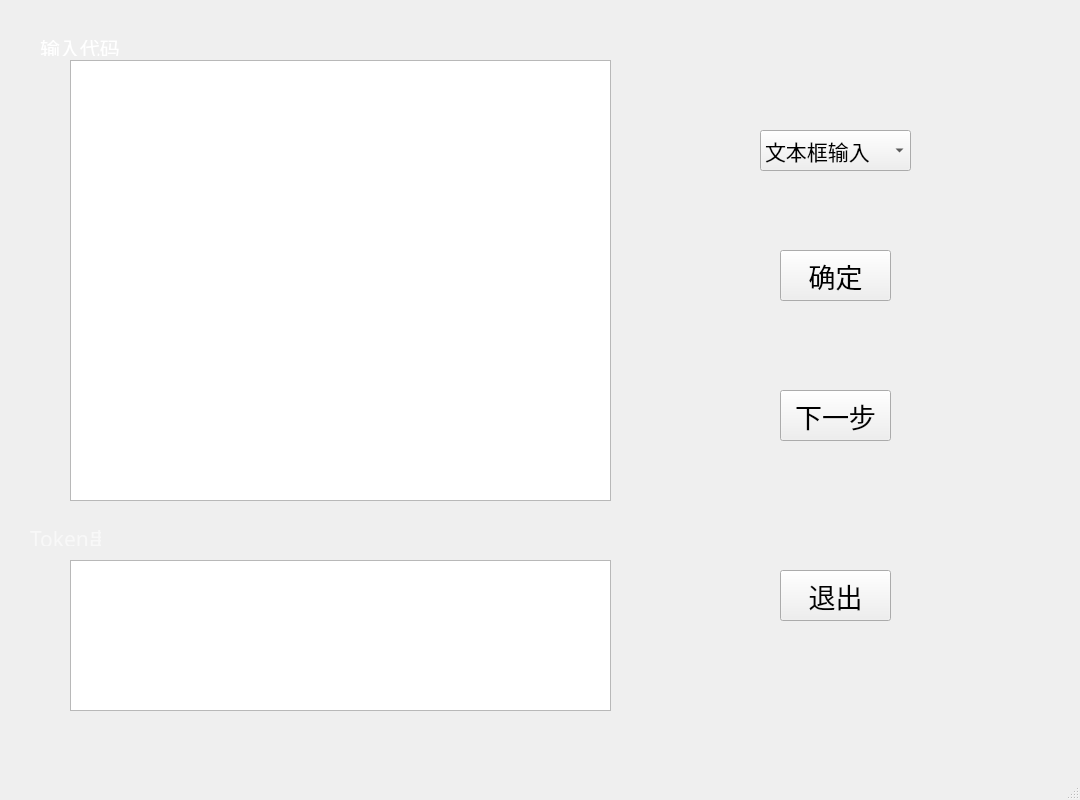
<?xml version="1.0" encoding="UTF-8"?>
<ui version="4.0">
 <class>MainWindow</class>
 <widget class="QMainWindow" name="MainWindow">
  <property name="geometry">
   <rect>
    <x>0</x>
    <y>0</y>
    <width>1080</width>
    <height>800</height>
   </rect>
  </property>
  <property name="windowTitle">
   <string>MainWindow</string>
  </property>
  <widget class="QWidget" name="centralwidget">
   <widget class="QTextEdit" name="textEdit">
    <property name="geometry">
     <rect>
      <x>70</x>
      <y>60</y>
      <width>541</width>
      <height>441</height>
     </rect>
    </property>
   </widget>
   <widget class="QLabel" name="label">
    <property name="geometry">
     <rect>
      <x>40</x>
      <y>40</y>
      <width>81</width>
      <height>16</height>
     </rect>
    </property>
    <property name="font">
     <font>
      <family>楷体</family>
      <pointsize>15</pointsize>
     </font>
    </property>
    <property name="styleSheet">
     <string notr="true">color: rgb(255, 255, 255);</string>
    </property>
    <property name="text">
     <string>输入代码</string>
    </property>
   </widget>
   <widget class="QTextBrowser" name="textBrowser">
    <property name="geometry">
     <rect>
      <x>70</x>
      <y>560</y>
      <width>541</width>
      <height>151</height>
     </rect>
    </property>
   </widget>
   <widget class="QLabel" name="label_2">
    <property name="geometry">
     <rect>
      <x>30</x>
      <y>530</y>
      <width>71</width>
      <height>16</height>
     </rect>
    </property>
    <property name="font">
     <font>
      <family>楷体</family>
      <pointsize>16</pointsize>
     </font>
    </property>
    <property name="styleSheet">
     <string notr="true">color: rgb(248, 248, 248);</string>
    </property>
    <property name="text">
     <string>Token串</string>
    </property>
   </widget>
   <widget class="QPushButton" name="inputButton">
    <property name="geometry">
     <rect>
      <x>780</x>
      <y>250</y>
      <width>111</width>
      <height>51</height>
     </rect>
    </property>
    <property name="font">
     <font>
      <family>楷体</family>
      <pointsize>20</pointsize>
     </font>
    </property>
    <property name="text">
     <string>确定</string>
    </property>
   </widget>
   <widget class="QComboBox" name="comboBox">
    <property name="geometry">
     <rect>
      <x>760</x>
      <y>130</y>
      <width>151</width>
      <height>41</height>
     </rect>
    </property>
    <property name="font">
     <font>
      <family>楷体</family>
      <pointsize>16</pointsize>
     </font>
    </property>
    <item>
     <property name="text">
      <string>文本框输入</string>
     </property>
    </item>
    <item>
     <property name="text">
      <string>文件输入</string>
     </property>
    </item>
   </widget>
   <widget class="QPushButton" name="nextButton">
    <property name="geometry">
     <rect>
      <x>780</x>
      <y>390</y>
      <width>111</width>
      <height>51</height>
     </rect>
    </property>
    <property name="font">
     <font>
      <family>楷体</family>
      <pointsize>20</pointsize>
     </font>
    </property>
    <property name="text">
     <string>下一步</string>
    </property>
   </widget>
   <widget class="QLabel" name="label_3">
    <property name="geometry">
     <rect>
      <x>8</x>
      <y>8</y>
      <width>1071</width>
      <height>781</height>
     </rect>
    </property>
    <property name="font">
     <font>
      <family>楷体</family>
      <pointsize>8</pointsize>
     </font>
    </property>
    <property name="styleSheet">
     <string notr="true"/>
    </property>
    <property name="text">
     <string/>
    </property>
   </widget>
   <widget class="QPushButton" name="quitButton">
    <property name="geometry">
     <rect>
      <x>780</x>
      <y>570</y>
      <width>111</width>
      <height>51</height>
     </rect>
    </property>
    <property name="font">
     <font>
      <family>楷体</family>
      <pointsize>20</pointsize>
     </font>
    </property>
    <property name="text">
     <string>退出</string>
    </property>
   </widget>
   <zorder>label_3</zorder>
   <zorder>quitButton</zorder>
   <zorder>textEdit</zorder>
   <zorder>label</zorder>
   <zorder>textBrowser</zorder>
   <zorder>label_2</zorder>
   <zorder>inputButton</zorder>
   <zorder>comboBox</zorder>
   <zorder>nextButton</zorder>
  </widget>
  <widget class="QMenuBar" name="menubar">
   <property name="geometry">
    <rect>
     <x>0</x>
     <y>0</y>
     <width>1080</width>
     <height>18</height>
    </rect>
   </property>
  </widget>
  <widget class="QStatusBar" name="statusbar"/>
 </widget>
 <resources/>
 <connections/>
</ui>
